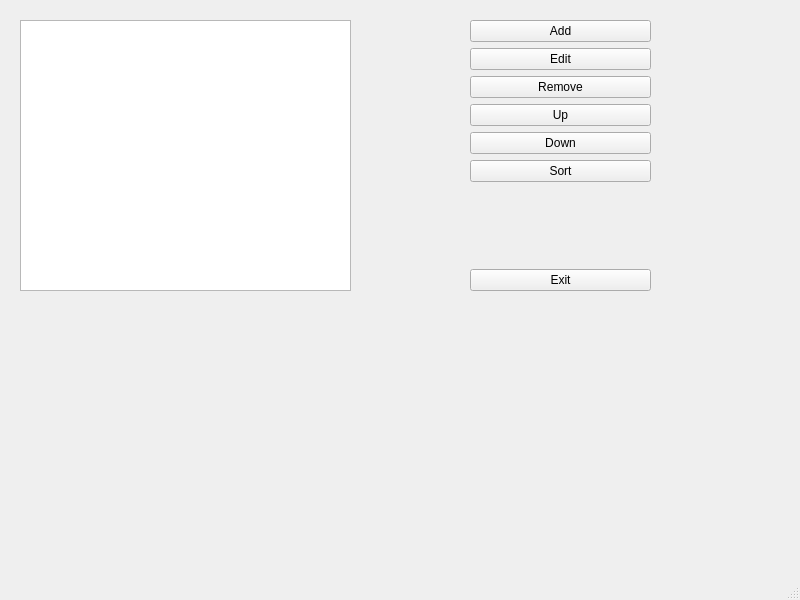
<?xml version="1.0" encoding="UTF-8"?>
<ui version="4.0">
 <class>MainWindow</class>
 <widget class="QMainWindow" name="MainWindow">
  <property name="geometry">
   <rect>
    <x>0</x>
    <y>0</y>
    <width>800</width>
    <height>600</height>
   </rect>
  </property>
  <property name="windowTitle">
   <string>MainWindow</string>
  </property>
  <widget class="QWidget" name="centralwidget">
   <widget class="QListWidget" name="listItems">
    <property name="geometry">
     <rect>
      <x>20</x>
      <y>20</y>
      <width>331</width>
      <height>271</height>
     </rect>
    </property>
   </widget>
   <widget class="QWidget" name="verticalLayoutWidget">
    <property name="geometry">
     <rect>
      <x>470</x>
      <y>20</y>
      <width>181</width>
      <height>271</height>
     </rect>
    </property>
    <layout class="QVBoxLayout" name="verticalLayout">
     <item>
      <widget class="QPushButton" name="btnAdd">
       <property name="text">
        <string>Add</string>
       </property>
      </widget>
     </item>
     <item>
      <widget class="QPushButton" name="btnEdit">
       <property name="text">
        <string>Edit</string>
       </property>
      </widget>
     </item>
     <item>
      <widget class="QPushButton" name="btnRemove">
       <property name="text">
        <string>Remove</string>
       </property>
      </widget>
     </item>
     <item>
      <widget class="QPushButton" name="btnUp">
       <property name="text">
        <string>Up</string>
       </property>
      </widget>
     </item>
     <item>
      <widget class="QPushButton" name="btnDown">
       <property name="text">
        <string>Down</string>
       </property>
      </widget>
     </item>
     <item>
      <widget class="QPushButton" name="btnSort">
       <property name="text">
        <string>Sort</string>
       </property>
      </widget>
     </item>
     <item>
      <spacer name="verticalSpacer">
       <property name="orientation">
        <enum>Qt::Vertical</enum>
       </property>
       <property name="sizeHint" stdset="0">
        <size>
         <width>20</width>
         <height>40</height>
        </size>
       </property>
      </spacer>
     </item>
     <item>
      <widget class="QPushButton" name="btnExit">
       <property name="text">
        <string>Exit</string>
       </property>
      </widget>
     </item>
    </layout>
   </widget>
  </widget>
  <widget class="QMenuBar" name="menubar">
   <property name="geometry">
    <rect>
     <x>0</x>
     <y>0</y>
     <width>800</width>
     <height>21</height>
    </rect>
   </property>
  </widget>
  <widget class="QStatusBar" name="statusbar"/>
 </widget>
 <resources/>
 <connections/>
</ui>
